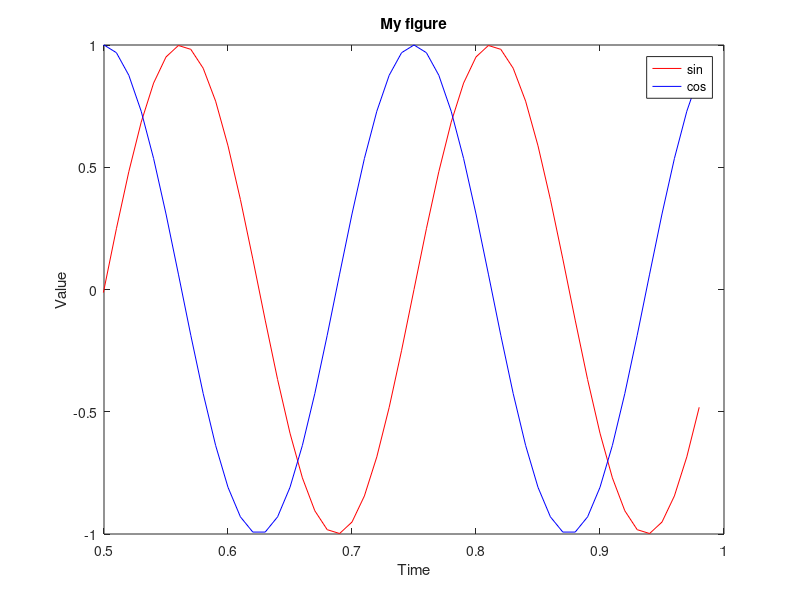
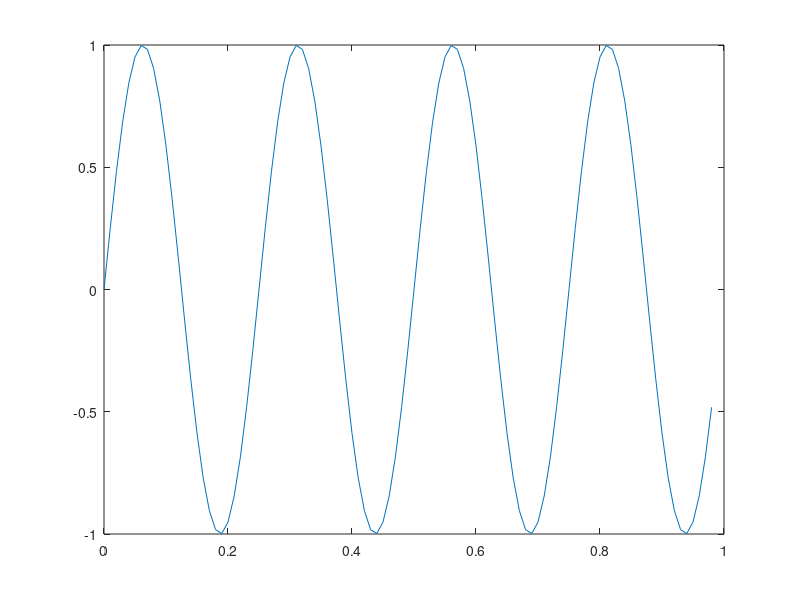
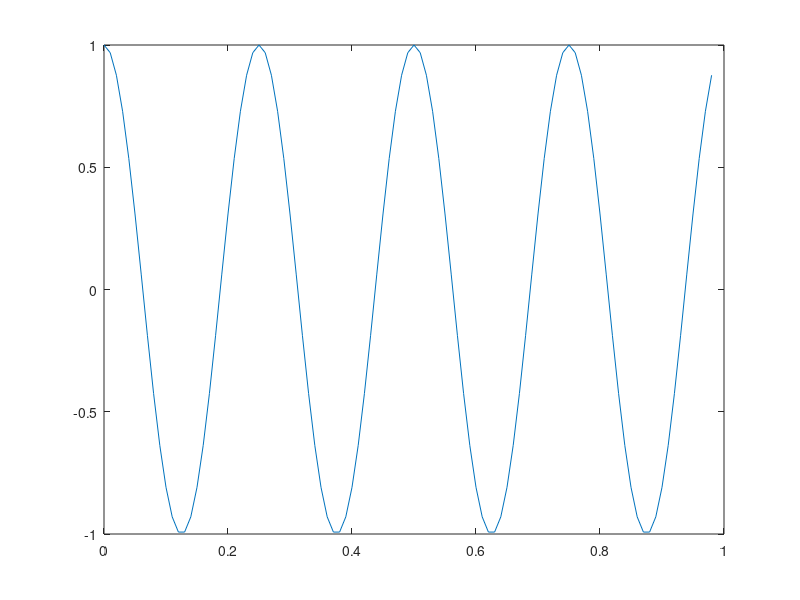

Here is the MATLAB script that generated these plots, in order:
t=0:0.01:0.98;                                          %Create a vector t from 0 to 0.98, step=0.01
y1=sin(2*pi*4*t);
plot(t,y1);                                             %Plot, x axis ->t and y axis ->y1
y2=cos(2*pi*4*t);
plot(t,y2);

plot(t,y1,'r');                                         %Plot, x axis ->t and y axis ->y1 and colour red
hold on;                                                %To plot new figure on top of the old one
plot(t,y2,'b');                                         %Plot, x axis ->t and y axis ->y2 and colour blue
xlabel('Time');                                         %To label the x-axis as 'Time'
ylabel('Value');                                        %To label the y-axis as 'Value'
legend('sin','cos');                                    %A descriptive label to describe plotted data, in this case red is 'sin' and blue is 'cos'
title('My figure');                                     %Set a title of the figure
axis([0.5 1 -1 1]);                                     %Sets the x-range and y-range of the figure, here x-range is from 0.5 to 1 and y is -1 to 1

figure(2);plot(t,y1);                                   %Open a new figure and plot in that
figure(3);plot(t,y2);                                   %Open a new figure and plot in that

figure(4);
subplot(1,2,1);plot(t,tan(2*pi*4*t));                   %Sub divide the plot into a 1/2 grid and plot in 1st sub-plot
subplot(1,2,2);plot(t,tan(pi*4*t));                     %Sub divide the plot into a 1/2 grid and plot in 2nd sub-plot
clf;                                                    %Clear the figure drawn ,but keep the figure tab open
close;                                                  %Close the last figure

close all;                                              %Close all figures

